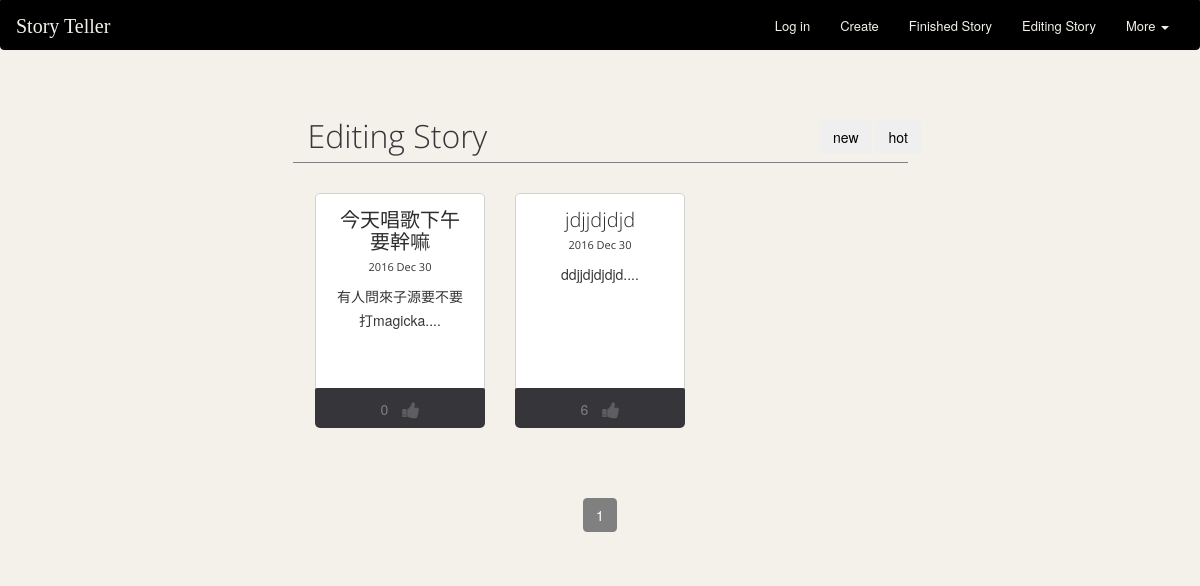
The page /editing/ on the database as committed earlier.
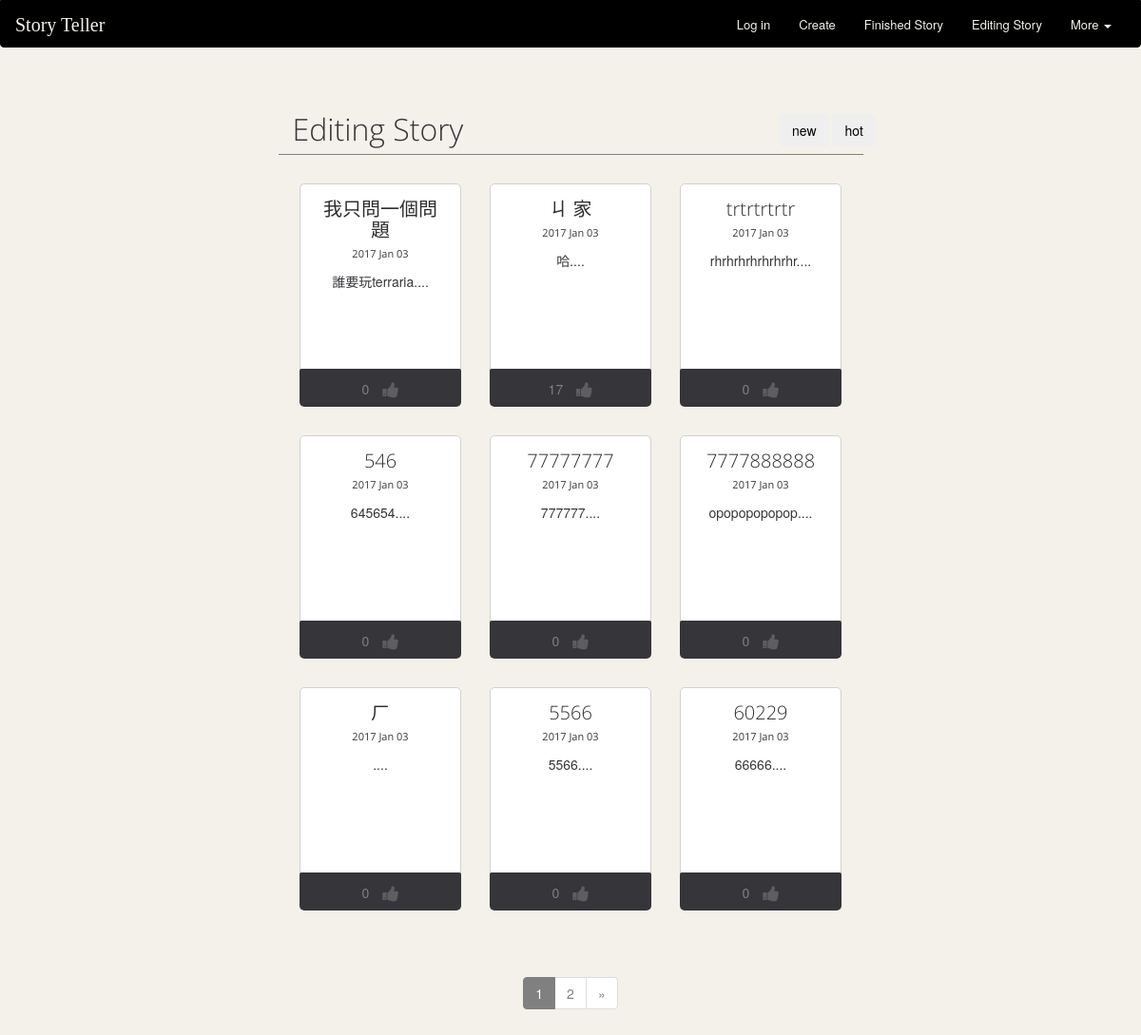
The same page on the database as committed later.
### storyteller_app/models.py (models this page shows)
class Post(models.Model):
	storyTitle = models.CharField(max_length=25)
	created_id = models.CharField(max_length=25)
	created_at = models.CharField(max_length=25)
	created_day = models.CharField(max_length=25)
	created_mon = models.CharField(max_length=25)
	post_likes = models.IntegerField(default=0)
	firstSentence = models.CharField(max_length=25)
	created_auther = models.CharField(max_length=25)

### storyteller_app/views.py (the view)
# urls.py: url(r'^editing/', views.collection_e, name='collection_e'),
def collection_e(request):
    limit = 9
    contact_list = Post.objects.all().order_by('-pk')
    paginator = Paginator(contact_list, limit) # Show 25 contacts per page
    page = request.GET.get('page')
    try:
        contacts = paginator.page(page)
    except PageNotAnInteger:
        contacts = paginator.page(1)
    except EmptyPage:
        contacts = paginator.page(paginator.num_pages)
    if request.is_ajax():
        return render(request, 'storyteller_app/refresh_post.html',{'contacts': contacts})
    else:
        return render(request, 'storyteller_app/collection_e.html', {'contacts': contacts})

### storyteller_app/templates/storyteller_app/collection_e.html (shortened to what this page needs)
{% load staticfiles %}
<!DOCTYPE html>
<html lang="en">
<head>
	<link rel="stylesheet" href="{% static 'css/c_bootstrap.css' %}">
	<link rel="stylesheet" href="{% static 'css/animate.css' %}">
	<link rel="stylesheet" href="{% static 'css/font-awesome.css' %}">
	<link rel="stylesheet" href="{% static 'css/nexus.css' %}">
	<link rel="stylesheet" href="{% static 'css/responsive.css' %}">
    <link rel="stylesheet" href="{% static 'css/create.css' %}">
	<link rel="stylesheet" href="{% static 'css/finish.css' %}">
</head>
<body>
	<nav class="navbar navbar-default">
	  <div class="container-fluid">
	    <div class="navbar-header">
	      <a class="navbar-brand" id="main-title" href="{% url 'index' %}">Story Teller</a>
	    </div>
	    <div class="collapse navbar-collapse" id="bs-example-navbar-collapse-1">
	      <ul class="nav navbar-nav navbar-right">
	      	{% if user.is_authenticated %}
	      	<li><a href="{% url 'personal' user.username %}">{{ user.username }}</a></li>
	      	{% else %}
	        <li><a href="javascript: return false;" onclick="window.location.href='/login/' ">Log in</a></li>
	        {% endif %}
	      	<li><a id="create" href="#">Create</a></li>
	      	<li><a href="{% url 'collection_f' %}">Finished Story</a></li>
	      	<li><a href="{% url 'collection_e' %}">Editing Story</a></li>
	        <li class="dropdown">
	          <a href="#" class="dropdown-toggle" data-toggle="dropdown" role="button" aria-haspopup="true" aria-expanded="false">More <span class="caret"></span></a>
	        </li>
	      </ul>
	    </div>
	  </div>
	</nav>
	<div class="row selection">
		<div class="col-md-offset-3 col-md-4 col-xs-offset-3 col-xs-9">
			<h2>Editing Story</h2>
		</div>
		<div class="col-md-offset-1 col-md-3 col-xs-offset-3 col-xs-9">
			<a onclick="new();"><button class="btn btn-black">new</button></a>
			<a onclick="hot();"><button class="btn btn-black">hot</button></a>
		</div>
	</div>
	<div class="row">
		<div class="col-md-offset-3  col-xs-offset-3 col-md-6 col-xs-6" id="line"></div>
	</div>
<div id ="refresh_post">
{% for post in contacts %}
    {% if forloop.counter0|divisibleby:3 %}
		<div class="col-md-offset-3 col-md-2 person-details">
			<figure class="editing" id="story1">
				<figcaption>
				<h3 class="margin-bottom-10">{{ post.storyTitle }}<br/><small>  {{ post.created_at }}</small></h3>
				<span>{{ post.firstSentence }}....</span>
				</figcaption>
			</figure>
			<div id ="refresh_like_{{ post.created_id }}">
			<ul class="list-inline person-details-icons">
				<li><p>{{ post.post_likes }}</p></li>
				<li><a onclick="likes_post({{ post.created_id }});"><i class="fa-lg fa-thumbs-up"></i></a></li>
			</ul>
			</div>
		</div>
	{% else %}
	<div class="col-md-2 person-details">
			<figure class="editing" id="story1">
				<figcaption>
				<h3 class="margin-bottom-10">{{ post.storyTitle }}<br/><small>  {{ post.created_at }}</small></h3>
				<span>{{ post.firstSentence }}....</span>
				</figcaption>
			</figure>
		<div id ="refresh_like_{{ post.created_id }}">
		<ul class="list-inline person-details-icons">
			<li><p>{{ post.post_likes }}</p></li>
			<li><a onclick="likes_post({{ post.created_id }});"><i class="fa-lg fa-thumbs-up"></i></a></li>
		</ul>
		</div>
	</div>
	{% endif %}
{% endfor %}
</div>
<div class="text-center row">
	<div class="col-md-12">
	   <ul class="pagination">
	    {% for page in contacts.paginator.page_range %}
		    {% ifequal page  contacts.number %}
	      		<li class="active"><a id="page_{{page}}">{{ page }}</a></li>
	    	{% else %}
	      		<li><a href="?page={{ page }}" id="page_{{page}}" >{{ page }}</a></li>
	    	{% endifequal %}
	    {% endfor %}
	       {% if contacts.has_next %}
	      <li><a href="?page={{ contacts.next_page_number }}" id="page_{{contacts.next_page_number}}">&raquo;</a></li>
	       {% endif %}
	   </ul>
	</div>
</div>
</body>
</html>

### storyteller_app/static/css/nexus.css (style rules this page uses)
html { overflow-y: scroll; }
body { line-height: 1.7em; font-size: 14px; background-color: #222124; background-color: #F4F1EA; }
.margin-bottom-10 { margin-bottom: 10px; }
h2 { font-weight: 300; line-height: 1em; margin: 0 0 10px; color: #363539; font-family: 'Open Sans', sans-serif; font-size: 32px; }
h3 { font-size: 20px; font-weight: 300; padding: 0; font-family: 'Open Sans', sans-serif; margin: 0; color: #2d2d2d; }
a { text-decoration: none; -webkit-transition: color 0.15s ease-in; -moz-transition: color 0.15s ease-in; -o-transition: color 0.15s ease-in; transition: color 0.15s ease-in; }
p { margin-bottom: 16px; }
[class^="fa-"]:before, [class*=" fa-"]:before { font-family: FontAwesome; font-style: normal; font-weight: normal; line-height: 1; -webkit-font-smoothing: antialiased; -moz-osx-font-smoothing: grayscale; padding-right: 10px; color: rgba(0, 0, 0, 0.3); }
.person-details figure { overflow: hidden; background: #FFFFFF; border: 1px solid #d1d1d1; border-radius: 5px; margin: 0; }
.person-details figure figcaption { padding: 15px; }
.person-details figure small { font-size: 55%; }
.person-details-icons { background: #363539; padding: 10px; text-align: center; margin: 0; }
.person-details-icons [class^="fa-"]:before, .person-details-icons [class*=" fa-"]:before { color: rgba(255, 255, 255, 0.2); padding: 0; }

### storyteller_app/static/css/finish.css (style rules this page uses)
body { background-color: #F4F1EA; }
.navbar { font-weight: 400; font-size: 20px; padding-top: 20px; padding-bottom: 15px; background-color: black; border: 1px solid black; border-radius: 0px 0px 4px 4px; height: 20px; }
.navbar-brand { font-size: 40px; padding-top: -0px; padding-bottom: 0px; margin-top: -5px; }
.caret { color: #F4F1EA; }
#main-title { padding-top: 0px; font-family: cursive; font-size: 20px; color: #F4F1EA; height: 20px; }
.navbar-default .navbar-nav > li > a { color: #F4F1EA; background-color: black; padding-top: 0px; font-size: 13px; margin-top: -5px; height: 25px; }
.navbar-default .navbar-nav > li > a:link { color: #F4F1EA; background-color: black; }
figure > figcaption > span { color: #363539; }
figure > figcaption > h3 > small { color: #363539; }
.selection { margin-top: 70px; }
#line { width: 50%; height: 1px; background-color: gray; }
a .btn-black { color: black; }
.person-details { margin-top: 30px; }
.editing { height: 200px; text-align: center; }
.list-inline { height: 40px; color: gray; margin-top: -5px; border-radius: 2px 2px 5px 5px; }
.fa-thumbs-up { color: white; }
.pagination { margin-top: 70px; }
.pagination > .active > a, .pagination > .active > a:hover, .pagination > .active > a:focus, .pagination > .active > span:focus { z-index: 3; color: #fff; cursor: default; background-color: gray; border-color: gray; }
.pagination > li > a { color: gray; }

Rows that differ between the two databases and show on the page:
no longer on this page (row edited): Post: storyTitle "今天唱歌下午要幹嘛", created_at "2016 Dec 30", firstSentence "有人問來子源要不要打magicka", post_likes "0"
no longer on this page (row edited): Post: storyTitle "jdjjdjdjd", created_at "2016 Dec 30", firstSentence "ddjjdjdjdjd", post_likes "6"
added Post: storyTitle "我只問一個問題", created_at "2017 Jan 03", firstSentence "誰要玩terraria", post_likes "0"
added Post: storyTitle "ㄐ 家", created_at "2017 Jan 03", firstSentence "哈", post_likes "17"
added Post: storyTitle "trtrtrtrtr", created_at "2017 Jan 03", firstSentence "rhrhrhrhrhrhrhr", post_likes "0"
added Post: storyTitle "546", created_at "2017 Jan 03", firstSentence "645654", post_likes "0"
added Post: storyTitle "77777777", created_at "2017 Jan 03", firstSentence "777777", post_likes "0"
added Post: storyTitle "7777888888", created_at "2017 Jan 03", firstSentence "opopopopopop", post_likes "0"
added Post: storyTitle "ㄏ", created_at "2017 Jan 03", post_likes "0"
added Post: storyTitle "5566", created_at "2017 Jan 03", firstSentence "5566", post_likes "0"
added Post: storyTitle "60229", created_at "2017 Jan 03", firstSentence "66666", post_likes "0"
Other text that changed with them:
new list line: "2"
